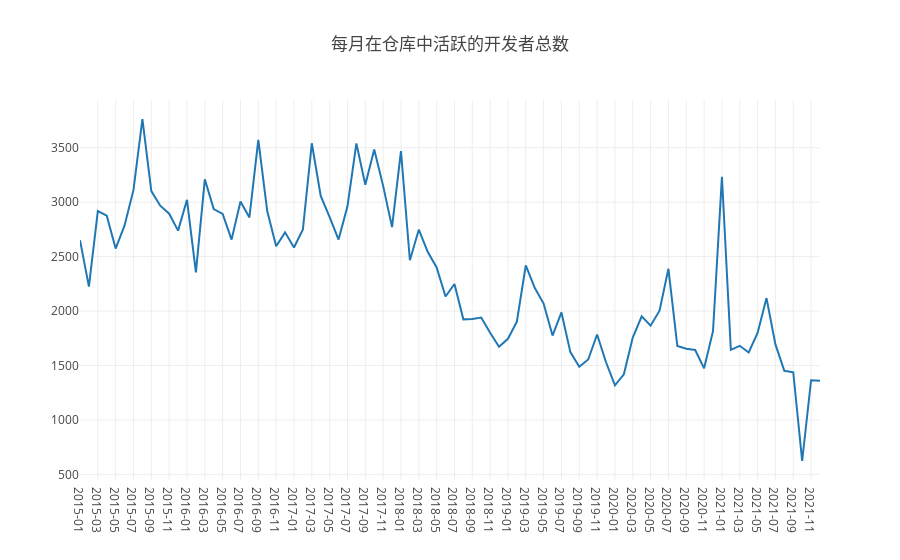

Notebook code for this chart:
### Markdown cell above
## 4 每月在仓库中活跃（只要有日志产生就算）的不同开发者总数

### Code cell
query( `
    select count(distinct actor_id) as active_user,
    formatDateTime(created_at, '%Y-%m') as time
    from github_log.events
    where repo_id=${my_repo_id} and time between '2015-01' and '2021-12'
    group by formatDateTime(created_at, '%Y-%m')
    order by formatDateTime(created_at, '%Y-%m')
    `
).then(data => {
    var active_user = [], time = [], tt = [];
    data.forEach(dd => {
        active_user.push(parseInt(dd.active_user));
        time.push(dd.time);
        tt.push({'时间':dd.time,'活跃的开发者总数':parseInt(dd.active_user)});
    });
    openDigger.render.plotly(
        [{x: time, y: active_user, mode:"line"}], {
        title: '每月在仓库中活跃的开发者总数',
        xaxis: {type: 'category'}
    });
    console.table(tt);
});

### Figure 1 — Plotly figure (JSON) as saved in the notebook; plotly's stock layout.template omitted (floating-point values rounded to 4 significant figures)
{"data": [{"mode": "line", "x": ["2015-01", "2015-02", "2015-03", "2015-04", "2015-05", "2015-06", "2015-07", "2015-08", "2015-09", "2015-10", "2015-11", "2015-12", "2016-01", "2016-02", "2016-03", "2016-04", "2016-05", "2016-06", "2016-07", "2016-08", "2016-09", "2016-10", "2016-11", "2016-12", "2017-01", "2017-02", "2017-03", "2017-04", "2017-05", "2017-06", "2017-07", "2017-08", "2017-09", "2017-10", "2017-11", "2017-12", "2018-01", "2018-02", "2018-03", "2018-04", "2018-05", "2018-06", "2018-07", "2018-08", "2018-09", "2018-10", "2018-11", "2018-12", "2019-01", "2019-02", "2019-03", "2019-04", "2019-05", "2019-06", "2019-07", "2019-08", "2019-09", "2019-10", "2019-11", "2019-12", "2020-01", "2020-02", "2020-03", "2020-04", "2020-05", "2020-06", "2020-07", "2020-08", "2020-09", "2020-10", "2020-11", "2020-12", "2021-01", "2021-02", "2021-03", "2021-04", "2021-05", "2021-06", "2021-07", "2021-08", "2021-09", "2021-10", "2021-11", "2021-12"], "y": [2650, 2225, 2918, 2876, 2574, 2787, 3113, 3764, 3102, 2968, 2894, 2739, 3022, 2356, 3210, 2937, 2892, 2656, 3006, 2860, 3573, 2919, 2596, 2723, 2584, 2750, 3541, 3058, 2862, 2657, 2962, 3540, 3160, 3484, 3150, 2771, 3469, 2467, 2747, 2544, 2400, 2134, 2249, 1924, 1928, 1941, 1801, 1673, 1745, 1902, 2420, 2214, 2069, 1775, 1987, 1623, 1488, 1555, 1785, 1530, 1318, 1419, 1757, 1951, 1866, 2003, 2388, 1679, 1654, 1643, 1474, 1815, 3233, 1644, 1681, 1620, 1799, 2119, 1694, 1451, 1438, 623, 1365, 1359]}], "layout": {"autosize": true, "title": {"text": "每月在仓库中活跃的开发者总数"}, "xaxis": {"autorange": true, "range": [0, 83], "type": "category"}, "yaxis": {"autorange": true, "range": [448.5, 3938.0], "type": "linear"}}}
